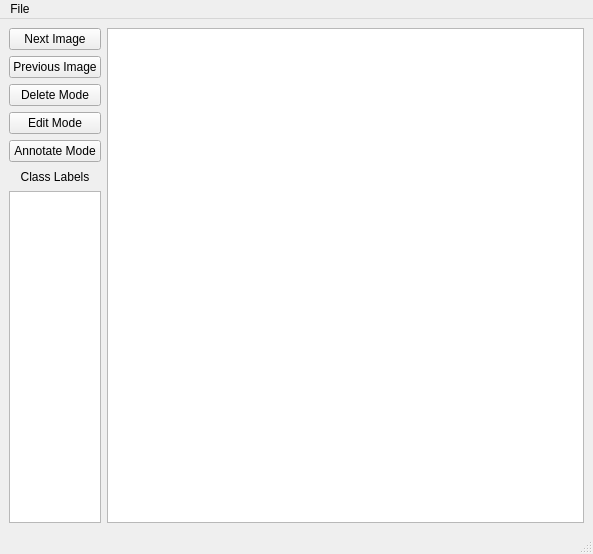
<?xml version="1.0" encoding="UTF-8"?>
<ui version="4.0">
 <class>MainWindow</class>
 <widget class="QMainWindow" name="MainWindow">
  <property name="geometry">
   <rect>
    <x>0</x>
    <y>0</y>
    <width>593</width>
    <height>554</height>
   </rect>
  </property>
  <property name="windowTitle">
   <string>Open Image Annotator</string>
  </property>
  <widget class="QWidget" name="centralwidget">
   <layout class="QVBoxLayout" name="verticalLayout_6">
    <item>
     <layout class="QVBoxLayout" name="verticalLayout_5" stretch="6">
      <item>
       <layout class="QHBoxLayout" name="horizontalLayout_5" stretch="1,7">
        <item>
         <layout class="QVBoxLayout" name="verticalLayout_3" stretch="1,1,1,1,1,1,20">
          <item>
           <widget class="QPushButton" name="nextImage">
            <property name="text">
             <string>Next Image</string>
            </property>
           </widget>
          </item>
          <item>
           <widget class="QPushButton" name="previousImage">
            <property name="text">
             <string>Previous Image</string>
            </property>
           </widget>
          </item>
          <item>
           <widget class="QPushButton" name="deleteMode">
            <property name="text">
             <string>Delete Mode</string>
            </property>
           </widget>
          </item>
          <item>
           <widget class="QPushButton" name="editMode">
            <property name="text">
             <string>Edit Mode</string>
            </property>
           </widget>
          </item>
          <item>
           <widget class="QPushButton" name="annotateMode">
            <property name="text">
             <string>Annotate Mode</string>
            </property>
           </widget>
          </item>
          <item>
           <widget class="QLabel" name="label_2">
            <property name="text">
             <string>Class Labels</string>
            </property>
            <property name="alignment">
             <set>Qt::AlignCenter</set>
            </property>
           </widget>
          </item>
          <item>
           <widget class="QListWidget" name="classList">
            <property name="sizePolicy">
             <sizepolicy hsizetype="Expanding" vsizetype="Minimum">
              <horstretch>0</horstretch>
              <verstretch>0</verstretch>
             </sizepolicy>
            </property>
           </widget>
          </item>
         </layout>
        </item>
        <item>
         <widget class="QGraphicsView" name="graphicsView"/>
        </item>
       </layout>
      </item>
     </layout>
    </item>
   </layout>
  </widget>
  <widget class="QMenuBar" name="menubar">
   <property name="geometry">
    <rect>
     <x>0</x>
     <y>0</y>
     <width>593</width>
     <height>22</height>
    </rect>
   </property>
   <property name="nativeMenuBar">
    <bool>false</bool>
   </property>
   <widget class="QMenu" name="menuFile">
    <property name="title">
     <string>File</string>
    </property>
    <addaction name="actionLoad_Existing"/>
    <addaction name="actionSetup"/>
   </widget>
   <addaction name="menuFile"/>
  </widget>
  <widget class="QStatusBar" name="statusbar"/>
  <action name="actionLoad_Existing">
   <property name="text">
    <string>Load Existing</string>
   </property>
  </action>
  <action name="actionNew">
   <property name="text">
    <string>New</string>
   </property>
  </action>
  <action name="actionSetup">
   <property name="text">
    <string>Setup</string>
   </property>
  </action>
 </widget>
 <resources/>
 <connections/>
</ui>
